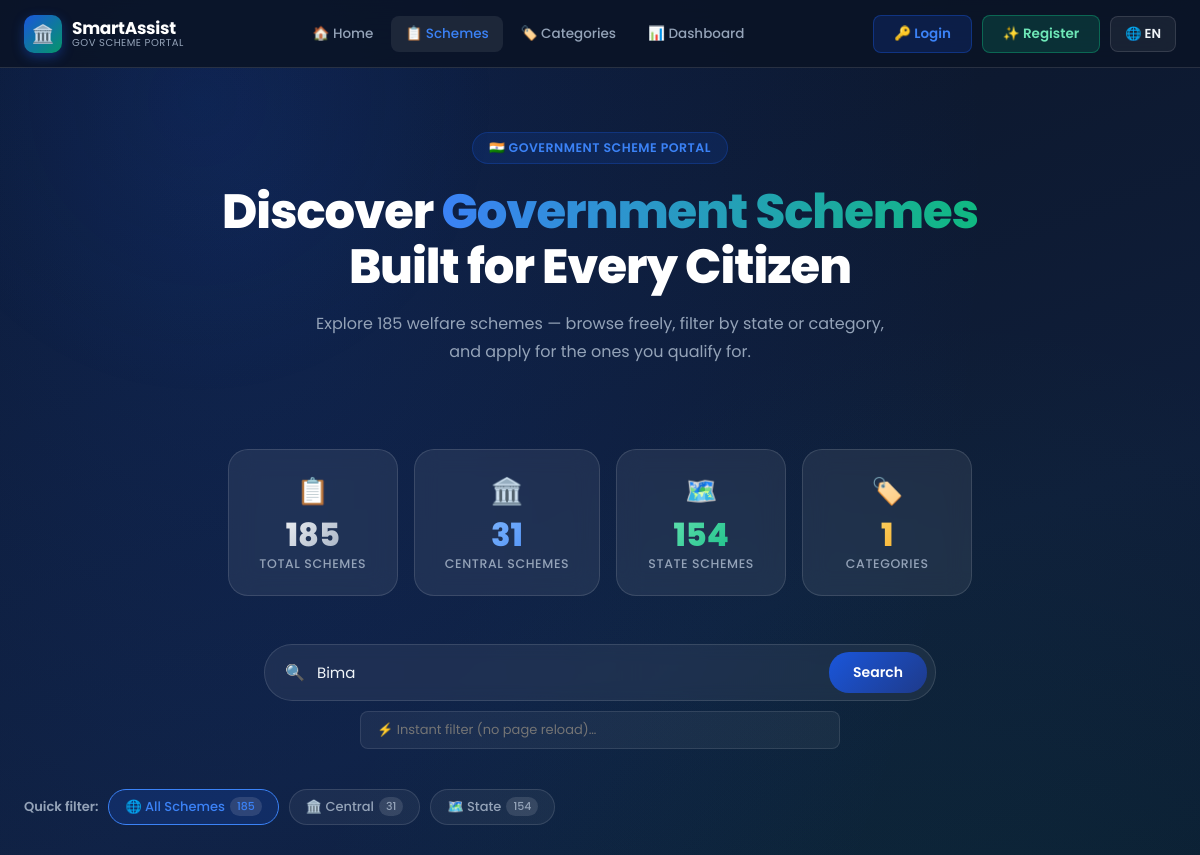
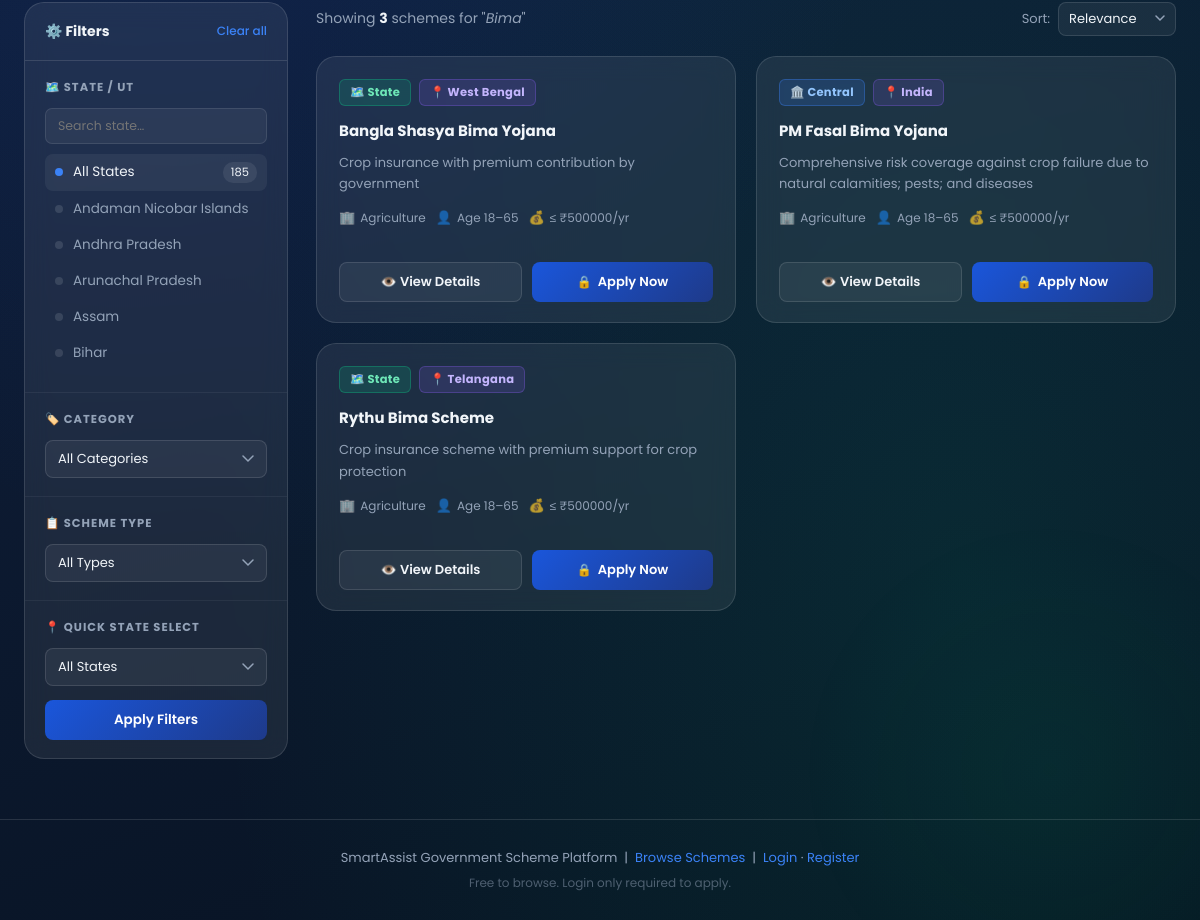
The page /schemes/?q=Bima on the database its author committed (2 pictures, top to bottom).
### farmers/models.py (models this page shows, shortened)
class Scheme(models.Model):
    scheme_name = models.CharField(max_length=255)
    scheme_type = models.CharField(max_length=50, choices=[
        ('Central', 'Central'),
        ('State', 'State')
    ])
    state = models.CharField(max_length=100)
    department = models.CharField(max_length=100)
    description = models.TextField(blank=True, null=True)
    benefits = models.TextField(blank=True, null=True)
    eligibility = models.TextField(blank=True, null=True)
    documents_required = models.TextField(blank=True, null=True)
    official_website = models.URLField(null=True, blank=True)
    apply_link = models.URLField(null=True, blank=True)
    min_age = models.IntegerField(default=18)
    max_age = models.IntegerField(default=65)
    income_limit = models.IntegerField(default=1000000)
    category = models.CharField(max_length=50, default="All")  # SC/ST/OBC/General/All
    education_required = models.CharField(max_length=100, blank=True, null=True)
    created_at = models.DateTimeField(auto_now_add=True)
    updated_at = models.DateTimeField(auto_now=True)

### farmers/views.py (the view)
# urls.py: path('schemes/', scheme_awareness, name='scheme_awareness'),
def scheme_awareness(request):
    all_schemes = Scheme.objects.all()
    schemes = all_schemes
    search_query = (request.GET.get('q') or '').strip()
    state_filter = (request.GET.get('state') or '').strip()
    category_filter = (request.GET.get('category') or '').strip()
    type_filter = (request.GET.get('type') or '').strip()
    if search_query:
        schemes = schemes.filter(
            Q(scheme_name__icontains=search_query)
            | Q(description__icontains=search_query)
            | Q(category__icontains=search_query)
            | Q(department__icontains=search_query)
        )
    if state_filter:
        schemes = schemes.filter(state__iexact=state_filter)
    if category_filter:
        schemes = schemes.filter(category__iexact=category_filter)
    if type_filter in ['Central', 'State']:
        schemes = schemes.filter(scheme_type=type_filter)
    states = list(
        all_schemes.exclude(state__isnull=True)
        .exclude(state__exact='')
        .values_list('state', flat=True)
        .distinct()
        .order_by('state')
    )
    categories = list(
        all_schemes.exclude(category__isnull=True)
        .exclude(category__exact='')
        .values_list('category', flat=True)
        .distinct()
        .order_by('category')
    )
    context = {
        'schemes': schemes.order_by('scheme_name'),
        'total_schemes': all_schemes.count(),
        'central_schemes': all_schemes.filter(scheme_type='Central').count(),
        'state_schemes': all_schemes.filter(scheme_type='State').count(),
        'states': states,
        'categories': categories,
        'search_query': search_query,
        'state_filter': state_filter,
        'category_filter': category_filter,
        'type_filter': type_filter,
    }
    return render(request, 'scheme_awareness.html', context)

### templates/scheme_awareness.html (shortened to what this page needs)
{% load static %}
{% load i18n %}
{% get_current_language as LANGUAGE_CODE %}
<!DOCTYPE html>
<html lang="{{ LANGUAGE_CODE }}">
<head>
  <link rel="stylesheet" href="{% static 'css/scheme-platform.css' %}" />
</head>
<body
  class="sp-body"
  data-authenticated="{{ user.is_authenticated|lower }}"
  data-login-url="{% url 'login' %}"
  data-apply-base="/{{ LANGUAGE_CODE }}/apply/"
>
<div class="sp-bg" aria-hidden="true"></div>
<nav class="sp-navbar" role="navigation" aria-label="Main navigation">
  <a href="{% url 'home' %}" class="sp-navbar-brand" aria-label="SmartAssist Home">
    <div class="sp-nav-logo-icon" aria-hidden="true">🏛️</div>
    <div class="sp-nav-logo-text">
      <span class="brand-name">SmartAssist</span>
      <span class="brand-sub">{% trans "Gov Scheme Portal" %}</span>
    </div>
  </a>
  <ul class="sp-nav-links" role="list">
    <li><a href="{% url 'home' %}"             class="sp-nav-link">🏠 {% trans "Home" %}</a></li>
    <li><a href="{% url 'scheme_awareness' %}" class="sp-nav-link active">📋 {% trans "Schemes" %}</a></li>
    <li><a href="#categories"                   class="sp-nav-link">🏷️ {% trans "Categories" %}</a></li>
    <li><a href="#public-dashboard"             class="sp-nav-link">📊 {% trans "Dashboard" %}</a></li>
  </ul>
  <div class="sp-nav-actions">
    {% if user.is_authenticated %}
      <a href="{% url 'profile' %}" class="sp-user-chip" aria-label="Your profile">
        <div class="user-avatar">{{ user.username|first|upper }}</div>
        {{ user.username }}
      </a>
      <a href="{% url 'logout' %}" class="sp-btn-login" style="border-color:rgba(239,68,68,.4);color:#fca5a5;background:rgba(239,68,68,.12)">
        🚪 {% trans "Logout" %}
      </a>
    {% else %}
      <a href="{% url 'login' %}"    class="sp-btn-login">🔑 {% trans "Login" %}</a>
      <a href="{% url 'register' %}" class="sp-btn-login" style="background:rgba(16,185,129,.18);border-color:rgba(16,185,129,.4);color:#6ee7b7">
        ✨ {% trans "Register" %}
      </a>
    {% endif %}
    <div class="sp-lang-switcher" id="sp-lang-switcher">
      <button class="sp-lang-btn" id="sp-lang-toggle" aria-label="Switch language" aria-expanded="false">🌐 {% get_current_language as LANGUAGE_CODE %}{{ LANGUAGE_CODE|upper }}</button>
    </div>
  </div>
</nav>
<header class="sp-hero">
  <div class="sp-hero-badge" aria-label="Portal label">🇮🇳 {% trans "Government Scheme Portal" %}</div>
  <h1 class="sp-hero-title">
    {% trans "Discover" %} <span class="gradient-text">{% trans "Government Schemes" %}</span><br/>
    {% trans "Built for Every Citizen" %}
  </h1>
  <p class="sp-hero-sub">
  </p>
</header>
<section class="sp-stats-bar" id="public-dashboard" aria-label="Scheme statistics">
  <div class="sp-stat-card">
    <span class="sp-stat-icon" aria-hidden="true">📋</span>
    <div class="sp-stat-num" data-target="{{ total_schemes }}">{{ total_schemes }}</div>
    <div class="sp-stat-label">{% trans "Total Schemes" %}</div>
  </div>
  <div class="sp-stat-card">
    <span class="sp-stat-icon" aria-hidden="true">🏛️</span>
    <div class="sp-stat-num blue" data-target="{{ central_schemes }}">{{ central_schemes }}</div>
    <div class="sp-stat-label">{% trans "Central Schemes" %}</div>
  </div>
  <div class="sp-stat-card">
    <span class="sp-stat-icon" aria-hidden="true">🗺️</span>
    <div class="sp-stat-num green" data-target="{{ state_schemes }}">{{ state_schemes }}</div>
    <div class="sp-stat-label">{% trans "State Schemes" %}</div>
  </div>
  <div class="sp-stat-card">
    <span class="sp-stat-icon" aria-hidden="true">🏷️</span>
    <div class="sp-stat-num amber" data-target="{{ categories|length }}">{{ categories|length }}</div>
    <div class="sp-stat-label">{% trans "Categories" %}</div>
  </div>
</section>
<section class="sp-search-wrap" aria-label="Search schemes">
  <form method="GET" action="{% url 'scheme_awareness' %}" role="search">
    <div class="sp-search-box">
      <span class="search-icon" aria-hidden="true">🔍</span>
      <input
        id="sp-search-input"
        class="sp-search-input"
        type="search"
        name="q"
        value="{{ search_query }}"
        placeholder="{% trans "Search schemes by name, category, keyword…" %}"
        autocomplete="off"
        aria-label="Search schemes"
      />
      <button type="submit" class="sp-search-btn">{% trans "Search" %}</button>
    </div>
  </form>
  <div style="margin-top:10px;display:flex;justify-content:center;">
    <input
      id="sp-live-search"
      type="search"
      placeholder="⚡ Instant filter (no page reload)…"
      autocomplete="off"
      aria-label="Instant filter"
      style="background:rgba(255,255,255,.05);border:1px solid rgba(255,255,255,.1);border-radius:8px;padding:8px 16px;color:#f1f5f9;font-size:13px;font-family:inherit;outline:none;width:100%;max-width:480px;"
    />
  </div>
</section>
<section class="sp-filter-chips" aria-label="Quick type filters">
  <span class="sp-filter-label">{% trans "Quick filter" %}:</span>
  <button class="sp-chip {% if not type_filter %}active{% endif %}"
          data-type-filter="" aria-pressed="{% if not type_filter %}true{% else %}false{% endif %}">
    🌐 {% trans "All Schemes" %} <span class="chip-count">{{ total_schemes }}</span>
  </button>
  <button class="sp-chip {% if type_filter == 'Central' %}active{% endif %}"
          data-type-filter="Central" aria-pressed="{% if type_filter == 'Central' %}true{% else %}false{% endif %}">
    🏛️ {% trans "Central" %} <span class="chip-count">{{ central_schemes }}</span>
  </button>
  <button class="sp-chip {% if type_filter == 'State' %}active-green{% endif %}"
          data-type-filter="State" aria-pressed="{% if type_filter == 'State' %}true{% else %}false{% endif %}">
    🗺️ {% trans "State" %} <span class="chip-count">{{ state_schemes }}</span>
  </button>
</section>
<main class="sp-main">
  <aside class="sp-sidebar" aria-label="Filter schemes">
    <div class="sp-sidebar-header">
      <span class="sp-sidebar-title">⚙️ {% trans "Filters" %}</span>
      {% if state_filter or category_filter or type_filter or search_query %}
        <a href="{% url 'scheme_awareness' %}" class="sp-clear-filters" aria-label="Clear all filters">{% trans "Clear all" %}</a>
      {% endif %}
    </div>
    <form id="sp-filter-form" method="GET" action="{% url 'scheme_awareness' %}">
      <div class="sp-filter-section">
        <div class="sp-filter-section-title">🗺️ State / UT</div>
        <input
          id="sp-state-search"
          type="search"
          placeholder="Search state…"
          autocomplete="off"
          aria-label="Search state"
          style="width:100%;background:rgba(255,255,255,.05);border:1px solid rgba(255,255,255,.1);border-radius:7px;padding:8px 12px;color:#f1f5f9;font-size:12.5px;font-family:inherit;outline:none;margin-bottom:10px;"
        />
        <div style="max-height:220px;overflow-y:auto;scrollbar-width:thin;">
          <a href="?{% if search_query %}q={{ search_query }}&{% endif %}{% if type_filter %}type={{ type_filter }}&{% endif %}{% if category_filter %}category={{ category_filter }}&{% endif %}"
             class="sp-filter-option {% if not state_filter %}active{% endif %}"
             aria-current="{% if not state_filter %}true{% else %}false{% endif %}">
            <span class="option-dot"></span>
            All States
            <span class="option-count">{{ total_schemes }}</span>
          </a>
          {% for s in states %}
          {% if s %}
          <a href="?{% if search_query %}q={{ search_query }}&{% endif %}{% if type_filter %}type={{ type_filter }}&{% endif %}{% if category_filter %}category={{ category_filter }}&{% endif %}state={{ s|urlencode }}"
             class="sp-filter-option {% if state_filter == s %}active{% endif %}"
             data-state-option="{{ s }}"
             aria-current="{% if state_filter == s %}true{% else %}false{% endif %}">
            <span class="option-dot"></span>
            {{ s }}
          </a>
          {% endif %}
          {% endfor %}
        </div>
      </div>
      <div class="sp-filter-section" id="categories">
        <div class="sp-filter-section-title">🏷️ Category</div>
        <select name="category" class="sp-filter-select" id="category-select" aria-label="Filter by category">
          <option value="">All Categories</option>
        </select>
      </div>
      <div class="sp-filter-section">
        <div class="sp-filter-section-title">📋 Scheme Type</div>
        <select name="type" class="sp-filter-select" id="type-select" aria-label="Filter by scheme type">
          <option value="">All Types</option>
        </select>
      </div>
      <div class="sp-filter-section">
        <div class="sp-filter-section-title">📍 Quick State Select</div>
        <select name="state" class="sp-filter-select" id="state-select" aria-label="Filter by state">
          <option value="">All States</option>
        </select>
        <button type="submit" class="sp-apply-filter-btn">Apply Filters</button>
      </div>
    </form>
  </aside>
  <section aria-label="Scheme results">
    <div class="sp-grid-header">
      <div class="sp-result-count" id="sp-result-count">
        {% if search_query %} for "<em>{{ search_query }}</em>"{% endif %}
      </div>
      <div class="sp-sort-wrap">
        <span class="sp-sort-label">Sort:</span>
        <select class="sp-sort-select" id="sp-sort-select" aria-label="Sort schemes">
          <option>Relevance</option>
        </select>
      </div>
    </div>
    <div class="sp-schemes-grid" id="sp-schemes-grid" role="list">
      {% for scheme in schemes %}
      <article
        class="sp-scheme-card"
        role="listitem"
        data-scheme-id="{{ scheme.id }}"
        data-scheme-name="{{ scheme.scheme_name|lower }}"
        data-scheme-title="{{ scheme.scheme_name }}"
        data-scheme-desc="{{ scheme.description|default:'Details available on the official portal.' }}"
        data-scheme-type="{{ scheme.scheme_type }}"
        data-department="{{ scheme.department|default:'' }}"
        data-category="{{ scheme.category|lower }}"
        data-state="{{ scheme.state }}"
        data-min-age="{{ scheme.min_age|default:'' }}"
        data-max-age="{{ scheme.max_age|default:'' }}"
        data-income-limit="{{ scheme.income_limit|default:'' }}"
        data-official-website="{{ scheme.official_website|default:'' }}"
        aria-label="{{ scheme.scheme_name }}"
      >
        <div class="sp-card-body">
          <div class="sp-card-meta">
            <span class="sp-badge {% if scheme.scheme_type == 'Central' %}sp-badge-central{% else %}sp-badge-state{% endif %}">
              {% if scheme.scheme_type == 'Central' %}🏛️ Central{% else %}🗺️ State{% endif %}
            </span>
            {% if scheme.state %}
            <span class="sp-badge sp-badge-state-tag" title="{{ scheme.state }}">📍 {{ scheme.state|truncatechars:16 }}</span>
            {% endif %}
          </div>
          <h2 class="sp-card-title">{{ scheme.scheme_name }}</h2>
          <p class="sp-card-desc">
            {{ scheme.description|default:"Details available on the official portal."|truncatechars:160 }}
          </p>
          <div class="sp-card-info-row">
            {% if scheme.department %}
            <div class="sp-card-info-item">
              <span class="icon">🏢</span>
              <span>{{ scheme.department|truncatechars:28 }}</span>
            </div>
            {% endif %}
            {% if scheme.min_age and scheme.max_age %}
            <div class="sp-card-info-item">
              <span class="icon">👤</span>
              <span>Age {{ scheme.min_age }}–{{ scheme.max_age }}</span>
            </div>
            {% endif %}
            {% if scheme.income_limit %}
            <div class="sp-card-info-item">
              <span class="icon">💰</span>
              <span>≤ ₹{{ scheme.income_limit|floatformat:0 }}/yr</span>
            </div>
            {% endif %}
          </div>
        </div>
        <footer class="sp-card-footer">
          <a
            href="{% url 'scheme_detail' scheme.id %}"
            class="sp-btn-view"
            aria-label="View details for {{ scheme.scheme_name }}"
          >
            👁️ {% trans "View Details" %}
          </a>
          {% if user.is_authenticated %}
          <a
            href="{% url 'apply' scheme.id %}"
            class="sp-btn-apply"
            aria-label="Apply for {{ scheme.scheme_name }}"
          >
            ✅ {% trans "Apply Now" %}
          </a>
          {% else %}
          <button
            class="sp-btn-apply sp-btn-apply-lock"
            onclick="handleApplyNow('{{ scheme.id }}', '{% url 'apply' scheme.id %}')"
            aria-label="Login to apply for {{ scheme.scheme_name }}"
          >
            {% trans "Apply Now" %}
          </button>
          {% endif %}
        </footer>
      </article>
      {% endfor %}
    </div>
  </section>
</main>
<footer class="sp-footer" role="contentinfo">
  <p>
    SmartAssist Government Scheme Platform &nbsp;|&nbsp;
    <a href="{% url 'scheme_awareness' %}">Browse Schemes</a> &nbsp;|&nbsp;
    {% if user.is_authenticated %}
    <a href="{% url 'dashboard' %}">Dashboard</a>
    {% else %}
    <a href="{% url 'login' %}">Login</a> · <a href="{% url 'register' %}">Register</a>
    {% endif %}
  </p>
  <p style="margin-top:6px;opacity:.5;font-size:12px;">
    Free to browse. Login only required to apply.
  </p>
</footer>
</body>
</html>

### rows shown on the page
Scheme: scheme_type "🗺️ State", state "West Bengal", scheme_name "Bangla Shasya Bima Yojana", description "Crop insurance with premium contribution by government", department "Agriculture", min_age "18", max_age "65", income_limit "500000"
Scheme: scheme_type "🏛️ Central", state "India", scheme_name "PM Fasal Bima Yojana", description "Comprehensive risk coverage against crop failure due to natural calamities; pests; and diseases", department "Agriculture", min_age "18", max_age "65", income_limit "500000"
Scheme: scheme_type "🗺️ State", state "Telangana", scheme_name "Rythu Bima Scheme", description "Crop insurance scheme with premium support for crop protection", department "Agriculture", min_age "18", max_age "65", income_limit "500000"

### other values the page prints
{{ LANGUAGE_CODE|upper }} "EN"
{{ total_schemes }} "185"
{{ central_schemes }} "31"
{{ state_schemes }} "154"
{{ categories|length }} "1"
{{ s }} "Andaman Nicobar Islands" "Andhra Pradesh" "Arunachal Pradesh" "Assam" "Bihar"
{{ search_query }} "Bima"
